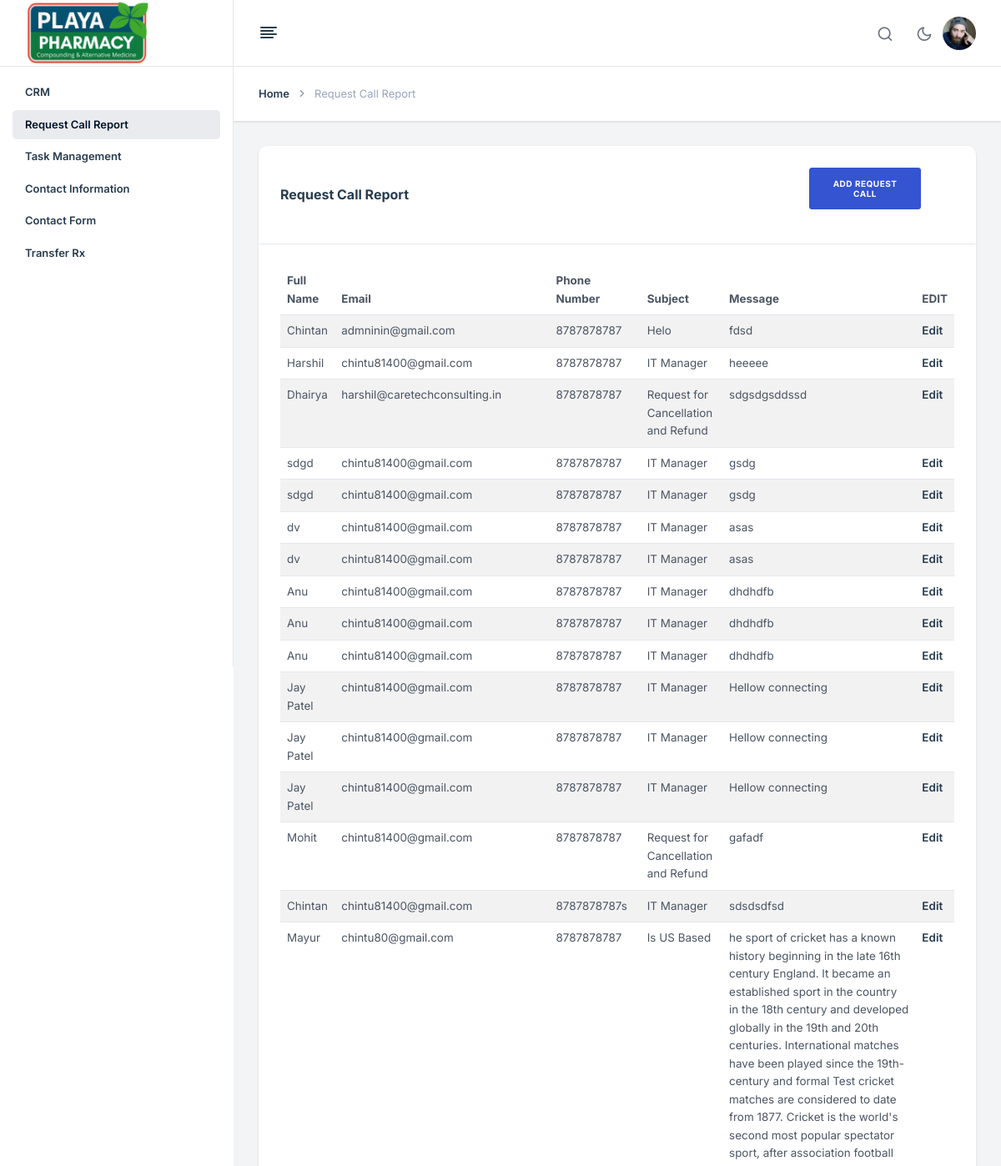
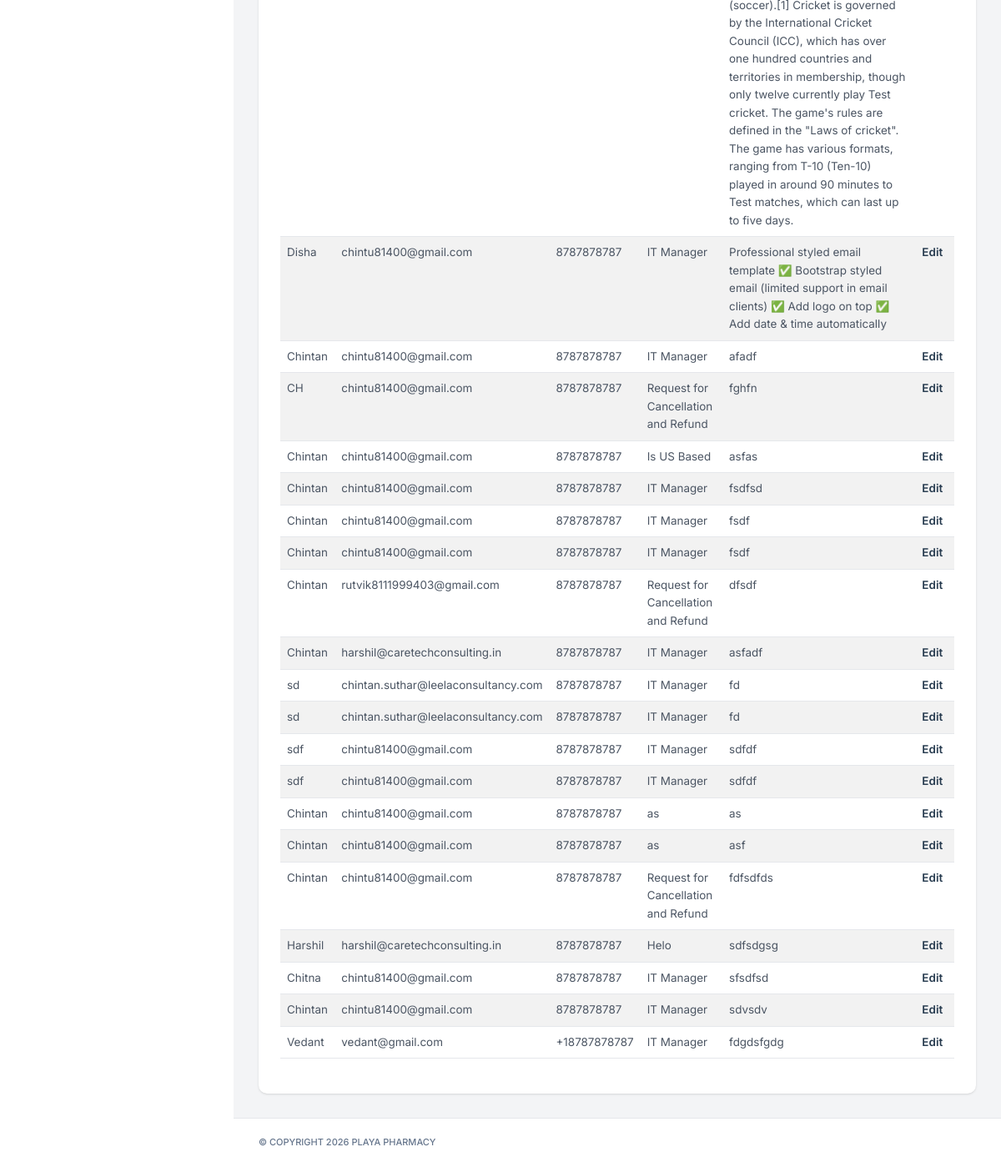
Screenshot of /dashboard_admin/request_call/ with the database file from the repository (2 pictures, top to bottom).
### be_myplaya/models.py (models this page shows, shortened)
class RequestCall(models.Model):
    fullname = models.CharField(max_length=100)
    email = models.EmailField()
    phone_number = PhoneNumberField(region="US")
    subject = models.CharField(max_length=200)
    message = models.TextField()
    class Meta:
        verbose_name = "Request Call"
        verbose_name_plural = "Request Call"

### be_myplaya/views.py (the view)
# urls.py: path('dashboard_admin/request_call/', views.request_call, name="request_call"),
def request_call(request):
    data = RequestCall.objects.all()
    return render(request, 'Dashboard_Playa/Request_Call_Patient.html', {'data':data})

### templates/Dashboard_Playa/Request_Call_Patient.html (shortened to what this page needs)
{% load static %}
<!DOCTYPE html>
<html lang="zxx">
<head>
    <link rel="stylesheet" type="text/css" href="{% static 'assets/css/bootstrap.min.css' %}">
    <link rel="stylesheet" type="text/css" href="{% static 'assets/vendors/css/vendors.min.css' %}">
    <link rel="stylesheet" type="text/css" href="{% static 'assets/css/theme.min.css' %}">
    <link rel="stylesheet" href="https://cdn.datatables.net/2.3.7/css/dataTables.bootstrap5.css" />
    <link rel="stylesheet" href="https://cdn.datatables.net/2.3.7/css/dataTables.dataTables.css" />
</head>
<body>
    <nav class="nxl-navigation">
        <div class="navbar-wrapper">
            <div class="m-header">
                <a href="{% url 'dashboard' %}" class="b-brand">
                    <img src="{% static 'assets/images/Playa_logo-Photoroom.png' %}" alt="" class="logo logo-lg" style="width: 150px;"/>
                </a>
            </div>
            <div class="navbar-content">
                <ul class="nxl-navbar">
                    <li class="nxl-item nxl-hasmenu">
                            <li class="nxl-item"><a class="nxl-link" href="{% url 'dashboard' %}">CRM</a></li>
                            <li class="nxl-item"><a class="nxl-link" href="{% url 'request_call' %}">Request Call Report</a></li>
                            <li class="nxl-item"><a class="nxl-link" href="{% url 'task_management' %}">Task Management</a></li>
                            <li class="nxl-item"><a class="nxl-link" href="{% url 'contact_information' %}">Contact Information</a></li>
                            <li class="nxl-item"><a class="nxl-link" href="{% url 'contact_form' %}">Contact Form</a></li>
                            <li class="nxl-item"><a class="nxl-link" href="{% url 'transfer_rx' %}">Transfer Rx</a></li>
                    </li>
                </ul>
            </div>
        </div>
    </nav>
    <header class="nxl-header">
        <div class="header-wrapper">
            <div class="header-left d-flex align-items-center gap-4">
                <div class="nxl-navigation-toggle">
                    <a href="javascript:void(0);" id="menu-mini-button">
                        <i class="feather-align-left"></i>
                    </a>
                </div>
            </div>
            <div class="header-right ms-auto">
                <div class="d-flex align-items-center">
                    <div class="dropdown nxl-h-item nxl-header-search">
                        <a href="javascript:void(0);" class="nxl-head-link me-0" data-bs-toggle="dropdown" data-bs-auto-close="outside">
                            <i class="feather-search"></i>
                        </a>
                    </div>
                    <div class="nxl-h-item dark-light-theme">
                        <a href="javascript:void(0);" class="nxl-head-link me-0 dark-button">
                            <i class="feather-moon"></i>
                        </a>
                    </div>
                    <div class="dropdown nxl-h-item">
                        <a href="javascript:void(0);" data-bs-toggle="dropdown" role="button" data-bs-auto-close="outside">
                            <img src="{% static 'assets/images/avatar/1.png' %}" alt="user-image" class="img-fluid user-avtar me-0" />
                        </a>
                    </div>
                </div>
            </div>
        </div>
    </header>
    <main class="nxl-container">
        <div class="nxl-content">
            <div class="page-header">
                <div class="page-header-left d-flex align-items-center">
                    <ul class="breadcrumb">
                        <li class="breadcrumb-item"><a href="index.html">Home</a></li>
                        <li class="breadcrumb-item">Request Call Report</li>
                    </ul>
                </div>
            </div>
            <div class="main-content">
                <div class="row">
                    <div class="col-xxl-12">
                        <div class="card stretch stretch-full">
                            <div class="card-header">
                                <div class="col-9">
                                        <h5 class="card-title">Request Call Report</h5>
                                    </div>
                                    <div class="col-2 text-end">
                                        <a href="{% url 'add_request_call' %}" class="btn btn-primary mb-3">
                                            Add Request Call
                                        </a>
                                    </div>
                                <div class="card-header-action">
                                </div>
                            </div>
                            <div class="card-body custom-card-action">
                                <table id="example" class="table table-striped">
                                    <thead>
                                        <tr>
                                            <th>Full Name</th>
                                            <th>Email</th>
                                            <th>Phone Number</th>
                                            <th>Subject</th>
                                            <th>Message</th>
                                            <th>EDIT</th>
                                        </tr>
                                    </thead>
                                    <tbody>
                                        {% for a in data %}
                                        <tr>
                                            <td> {{a.fullname}} </td>
                                            <td> {{a.email}} </td>
                                            <td> {{a.phone_number}} </td>
                                            <td> {{a.subject}} </td>
                                            <td> {{a.message}} </td>
                                            <td>
                                                <a href="{% url 'edit_request_call' a.pk %}">Edit</a>
                                            </td>
                                        </tr>
                                        {% endfor %}
                                    </tbody>
                                </table>
                            </div>
                        </div>
                    </div>
                </div>
            </div>
        </div>
        <footer class="footer">
            <p class="fs-11 text-muted fw-medium text-uppercase mb-0 copyright">
                <span>© Copyright </span>
                <span> Playa Pharmacy</span>
            </p>
        </footer>
    </main>
</body>
</html>

### rows the page displays
RequestCall: fullname "Chintan", email "admninin@gmail.com", phone_number "8787878787", subject "Helo", message "fdsd"
RequestCall: fullname "Harshil", email "chintu81400@gmail.com", phone_number "8787878787", subject "IT Manager", message "heeeee"
RequestCall: fullname "Dhairya", email "harshil@caretechconsulting.in", phone_number "8787878787", subject "Request for Cancellation and Refund", message "sdgsdgsddssd"
RequestCall: fullname "sdgd", email "chintu81400@gmail.com", phone_number "8787878787", subject "IT Manager", message "gsdg"
RequestCall: fullname "sdgd", email "chintu81400@gmail.com", phone_number "8787878787", subject "IT Manager", message "gsdg"
RequestCall: fullname "dv", email "chintu81400@gmail.com", phone_number "8787878787", subject "IT Manager", message "asas"
RequestCall: fullname "dv", email "chintu81400@gmail.com", phone_number "8787878787", subject "IT Manager", message "asas"
RequestCall: fullname "Anu", email "chintu81400@gmail.com", phone_number "8787878787", subject "IT Manager", message "dhdhdfb"
RequestCall: fullname "Anu", email "chintu81400@gmail.com", phone_number "8787878787", subject "IT Manager", message "dhdhdfb"
RequestCall: fullname "Anu", email "chintu81400@gmail.com", phone_number "8787878787", subject "IT Manager", message "dhdhdfb"
RequestCall: fullname "Jay Patel", email "chintu81400@gmail.com", phone_number "8787878787", subject "IT Manager", message "Hellow connecting"
RequestCall: fullname "Jay Patel", email "chintu81400@gmail.com", phone_number "8787878787", subject "IT Manager", message "Hellow connecting"
RequestCall: fullname "Jay Patel", email "chintu81400@gmail.com", phone_number "8787878787", subject "IT Manager", message "Hellow connecting"
RequestCall: fullname "Mohit", email "chintu81400@gmail.com", phone_number "8787878787", subject "Request for Cancellation and Refund", message "gafadf"
RequestCall: fullname "Chintan", email "chintu81400@gmail.com", phone_number "8787878787s", subject "IT Manager", message "sdsdsdfsd"
RequestCall: fullname "Mayur", email "chintu80@gmail.com", phone_number "8787878787", subject "Is US Based", message "he sport of cricket has a known history beginning in the late 16th century England. It became an established sport in the country in the 18th century and developed globally in the 19th and 20th centuries. International matches have been played since the 19th-century and formal Test cricket matches are considered to date from 1877. Cricket is the world's second most popular spectator sport, after association football (soccer).[1] Cricket is governed by the International Cricket Council (ICC), which has over one hundred countries and territories in membership, though only twelve currently play Test cricket. The game's rules are defined in the \"Laws of cricket\". The game has various formats,…"
RequestCall: fullname "Disha", email "chintu81400@gmail.com", phone_number "8787878787", subject "IT Manager", message "Professional styled email template ✅ Bootstrap styled email (limited support in email clients) ✅ Add logo on top ✅ Add date & time automatically"
RequestCall: fullname "Chintan", email "chintu81400@gmail.com", phone_number "8787878787", subject "IT Manager", message "afadf"
RequestCall: fullname "CH", email "chintu81400@gmail.com", phone_number "8787878787", subject "Request for Cancellation and Refund", message "fghfn"
RequestCall: fullname "Chintan", email "chintu81400@gmail.com", phone_number "8787878787", subject "Is US Based", message "asfas"
RequestCall: fullname "Chintan", email "chintu81400@gmail.com", phone_number "8787878787", subject "IT Manager", message "fsdfsd"
RequestCall: fullname "Chintan", email "chintu81400@gmail.com", phone_number "8787878787", subject "IT Manager", message "fsdf"
RequestCall: fullname "Chintan", email "chintu81400@gmail.com", phone_number "8787878787", subject "IT Manager", message "fsdf"
RequestCall: fullname "Chintan", email "rutvik8111999403@gmail.com", phone_number "8787878787", subject "Request for Cancellation and Refund", message "dfsdf"
RequestCall: fullname "Chintan", email "harshil@caretechconsulting.in", phone_number "8787878787", subject "IT Manager", message "asfadf"
RequestCall: fullname "sd", email "chintan.suthar@leelaconsultancy.com", phone_number "8787878787", subject "IT Manager", message "fd"
RequestCall: fullname "sd", email "chintan.suthar@leelaconsultancy.com", phone_number "8787878787", subject "IT Manager", message "fd"
RequestCall: fullname "sdf", email "chintu81400@gmail.com", phone_number "8787878787", subject "IT Manager", message "sdfdf"
RequestCall: fullname "sdf", email "chintu81400@gmail.com", phone_number "8787878787", subject "IT Manager", message "sdfdf"
RequestCall: fullname "Chintan", email "chintu81400@gmail.com", phone_number "8787878787", subject "as", message "as"
RequestCall: fullname "Chintan", email "chintu81400@gmail.com", phone_number "8787878787", subject "as", message "asf"
RequestCall: fullname "Chintan", email "chintu81400@gmail.com", phone_number "8787878787", subject "Request for Cancellation and Refund", message "fdfsdfds"
RequestCall: fullname "Harshil", email "harshil@caretechconsulting.in", phone_number "8787878787", subject "Helo", message "sdfsdgsg"
RequestCall: fullname "Chitna", email "chintu81400@gmail.com", phone_number "8787878787", subject "IT Manager", message "sfsdfsd"
RequestCall: fullname "Chintan", email "chintu81400@gmail.com", phone_number "8787878787", subject "IT Manager", message "sdvsdv"
RequestCall: fullname "Vedant", email "vedant@gmail.com", phone_number "+18787878787", subject "IT Manager", message "fdgdsfgdg"
